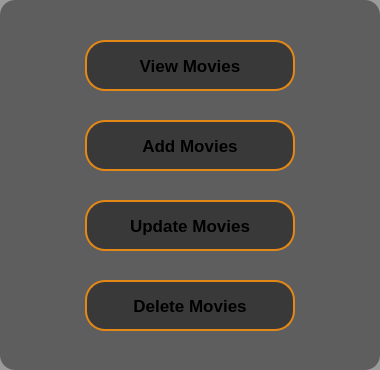
  <widget class="QGroupBox" name="optionsBox">
   <property name="geometry">
    <rect>
     <x>410</x>
     <y>190</y>
     <width>380</width>
     <height>370</height>
    </rect>
   </property>
   <property name="sizePolicy">
    <sizepolicy hsizetype="Preferred" vsizetype="Preferred">
     <horstretch>0</horstretch>
     <verstretch>0</verstretch>
    </sizepolicy>
   </property>
   <property name="layoutDirection">
    <enum>Qt::LeftToRight</enum>
   </property>
   <property name="autoFillBackground">
    <bool>false</bool>
   </property>
   <property name="styleSheet">
    <string notr="true">background-color:rgba(0, 0, 0, 100);
background-position:left;
border: none;
border-radius: 15px;</string>
   </property>
   <property name="title">
    <string/>
   </property>
   <property name="alignment">
    <set>Qt::AlignCenter</set>
   </property>
   <widget class="QPushButton" name="viewButton">
    <property name="geometry">
     <rect>
      <x>85</x>
      <y>40</y>
      <width>210</width>
      <height>51</height>
     </rect>
    </property>
    <property name="sizePolicy">
     <sizepolicy hsizetype="Minimum" vsizetype="Fixed">
      <horstretch>0</horstretch>
      <verstretch>0</verstretch>
     </sizepolicy>
    </property>
    <property name="font">
     <font>
      <family>Segoe UI</family>
      <pointsize>13</pointsize>
      <italic>false</italic>
      <bold>true</bold>
     </font>
    </property>
    <property name="cursor">
     <cursorShape>PointingHandCursor</cursorShape>
    </property>
    <property name="mouseTracking">
     <bool>true</bool>
    </property>
    <property name="layoutDirection">
     <enum>Qt::LeftToRight</enum>
    </property>
    <property name="styleSheet">
     <string notr="true">#viewButton
{
border:2px solid;
border-color:rgb(227, 135, 22);
border-radius:20px;
}
#viewButton:hover
{
background-color:rgb(227, 135, 22);
}

</string>
    </property>
    <property name="text">
     <string>View Movies</string>
    </property>
    <property name="autoRepeatInterval">
     <number>-1</number>
    </property>
   </widget>
   <widget class="QPushButton" name="addButton">
    <property name="geometry">
     <rect>
      <x>85</x>
      <y>120</y>
      <width>210</width>
      <height>51</height>
     </rect>
    </property>
    <property name="sizePolicy">
     <sizepolicy hsizetype="Minimum" vsizetype="Fixed">
      <horstretch>0</horstretch>
      <verstretch>0</verstretch>
     </sizepolicy>
    </property>
    <property name="font">
     <font>
      <family>Segoe UI</family>
      <pointsize>13</pointsize>
      <italic>false</italic>
      <bold>true</bold>
     </font>
    </property>
    <property name="cursor">
     <cursorShape>PointingHandCursor</cursorShape>
    </property>
    <property name="mouseTracking">
     <bool>true</bool>
    </property>
    <property name="layoutDirection">
     <enum>Qt::LeftToRight</enum>
    </property>
    <property name="styleSheet">
     <string notr="true">#addButton
{
border:2px solid;
border-color:rgb(227, 135, 22);
border-radius:20px;
}
#addButton:hover
{
background-color:rgb(227, 135, 22);
}

</string>
    </property>
    <property name="text">
     <string>Add Movies</string>
    </property>
    <property name="autoRepeatInterval">
     <number>-1</number>
    </property>
   </widget>
   <widget class="QPushButton" name="updateButton">
    <property name="geometry">
     <rect>
      <x>85</x>
      <y>200</y>
      <width>210</width>
      <height>51</height>
     </rect>
    </property>
    <property name="sizePolicy">
     <sizepolicy hsizetype="Minimum" vsizetype="Fixed">
      <horstretch>0</horstretch>
      <verstretch>0</verstretch>
     </sizepolicy>
    </property>
    <property name="font">
     <font>
      <family>Segoe UI</family>
      <pointsize>13</pointsize>
      <italic>false</italic>
      <bold>true</bold>
     </font>
    </property>
    <property name="cursor">
     <cursorShape>PointingHandCursor</cursorShape>
    </property>
    <property name="mouseTracking">
     <bool>true</bool>
    </property>
    <property name="layoutDirection">
     <enum>Qt::LeftToRight</enum>
    </property>
    <property name="styleSheet">
     <string notr="true">#updateButton
{
border:2px solid;
border-color:rgb(227, 135, 22);
border-radius:20px;
}
#updateButton:hover
{
background-color:rgb(227, 135, 22);
}

</string>
    </property>
    <property name="text">
     <string>Update Movies</string>
    </property>
    <property name="autoRepeatInterval">
     <number>-1</number>
    </property>
   </widget>
   <widget class="QPushButton" name="deleteButton">
    <property name="geometry">
     <rect>
      <x>85</x>
      <y>280</y>
      <width>210</width>
      <height>51</height>
     </rect>
    </property>
    <property name="sizePolicy">
     <sizepolicy hsizetype="Minimum" vsizetype="Fixed">
      <horstretch>0</horstretch>
      <verstretch>0</verstretch>
     </sizepolicy>
    </property>
    <property name="font">
     <font>
      <family>Segoe UI</family>
      <pointsize>13</pointsize>
      <italic>false</italic>
      <bold>true</bold>
     </font>
    </property>
    <property name="cursor">
     <cursorShape>PointingHandCursor</cursorShape>
    </property>
    <property name="mouseTracking">
     <bool>true</bool>
    </property>
    <property name="layoutDirection">
     <enum>Qt::LeftToRight</enum>
    </property>
    <property name="styleSheet">
     <string notr="true">#deleteButton
{
border:2px solid;
border-color:rgb(227, 135, 22);
border-radius:20px;
}
#deleteButton:hover
{
background-color:rgb(227, 135, 22);
}

</string>
    </property>
    <property name="text">
     <string>Delete Movies</string>
    </property>
    <property name="autoRepeatInterval">
     <number>-1</number>
    </property>
   </widget>
  </widget>
